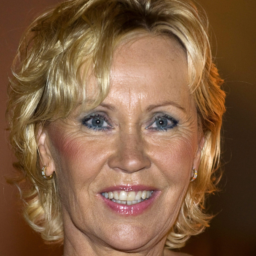
#> input picture Lab/Immagini/volto1.png, 256 x 256 px, found by its file name; its folder holds 8 pictures in this run
$ python '10)Esercizio3.2.4.py'
#> lines starting #> are read from the running program, lines starting #| are printed output that depends on the picture; long printed decimals are rounded
# -*- coding: utf-8 -*-

import numpy as np
import matplotlib.pyplot as plt
import skimage.io as io
import skimage.transform as tform
import skimage.exposure as exp
import scipy.ndimage as ndi
from pathlib import Path

path_immagini = Path(r"C:\Users\lucia\Desktop\FilePc\Uni\Magistrale\ESM\Laboratorio\Immagini")
plt.close('all')

"""Immagini sintetiche"""

def densitàLF(x, tau):
#> called with tau = 0.35
    H = np.log(np.abs(np.fft.fftshift(np.fft.fft2(x))))

    (M,N) = x.shape
#> M = 256; N = 256
    n = np.fft.fftshift(np.fft.fftfreq(N))
#> n = 256 values from -0.5 to 0.496
    m = np.fft.fftshift(np.fft.fftfreq(M))
#> m = 256 values from -0.5 to 0.496
    l,k = np.meshgrid(n, m)

    D = np.sqrt(l**2 + k**2)
    mask = (D <= tau)
    Y = mask * H

    sommaLF = np.sum(Y[Y > 0])
#> sommaLF = 60701
    sommaTotale = np.sum(H)
#> sommaTotale = 96750.3
    return sommaLF/sommaTotale

def leggi(file, tau):
    xRGB = np.float64(io.imread(path_immagini/file))/255
    plt.figure('originale'); plt.imshow(xRGB);

    "per trasformare in scala di grigi faccio semplicemente la media dei 3 canali"
    "np.mean(xRGB,2) fa la media lungo il 3 asse dell'immagine, ovvero lungo i 3 canali RGB"
    x = np.mean(xRGB,2)

    d = densitàLF(x,tau)
#> d = 0.627
    if (d < 0.7):
        print(f"l'immagine {file} è sintetica con densità = {d}")
#| l'immagine volto1.png è sintetica con densità = 0.6274
    else:
        print(f"l'immagine {file} è naturale con densità = {d}")

tau = 0.35
file1 = "volto1.png"
leggi(file1, tau)

file2 = "volto2.png"
leggi(file2, tau)
#> call 2 of leggi, with file = 'volto2.png', tau = 0.35
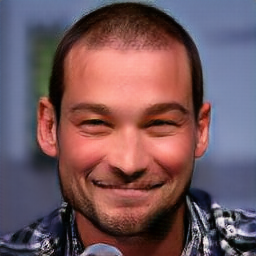
#> input picture Lab/Immagini/volto2.png, 256 x 256 px, found by its file name
#> in leggi (call 2), `d = densitàLF(x,tau)`: d = 0.588
#| l'immagine volto2.png è sintetica con densità = 0.5879

file3 = "volto3.png"
leggi(file3, tau)
#> call 3 of leggi, with file = 'volto3.png', tau = 0.35
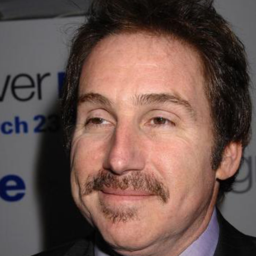
#> input picture Lab/Immagini/volto3.png, 256 x 256 px, found by its file name
#> call 3 of densitàLF, with tau = 0.35
#> in densitàLF (call 3), `Y = mask * H`:
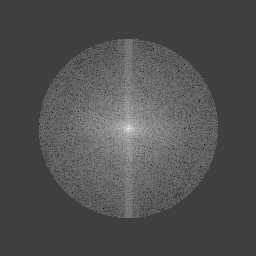
#> Y: shape (256, 256) float64; min -3.36, max 10.06, mean 0.851; drawn with min black and max white
#> in densitàLF (call 3), `sommaLF = np.sum(Y[Y > 0])`: sommaLF = 55965
#> in densitàLF (call 3), `sommaTotale = np.sum(H)`: sommaTotale = 76722.5
#> in leggi (call 3), `d = densitàLF(x,tau)`: d = 0.729
#| l'immagine volto3.png è naturale con densità = 0.7294

file4 = "volto4.png"
leggi(file4, tau)
#> call 4 of leggi, with file = 'volto4.png', tau = 0.35
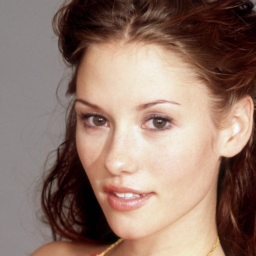
#> input picture Lab/Immagini/volto4.png, 256 x 256 px, found by its file name
#> in leggi (call 4), `x = np.mean(xRGB,2)`:
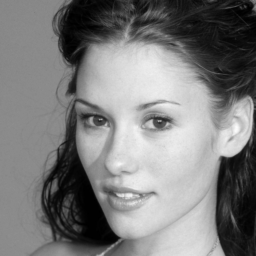
#> x: shape (256, 256) float64; min 0, max 0.987, mean 0.488
#> call 4 of densitàLF, with tau = 0.35
#> in densitàLF (call 4), `H = np.log(np.abs(np.fft.fftshift(np.fft.fft2(x))))`:
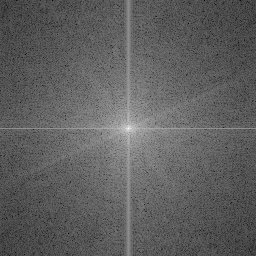
#> H: shape (256, 256) float64; min -4.3, max 10.37, mean 1.2; drawn with min black and max white
#> in densitàLF (call 4), `Y = mask * H`:
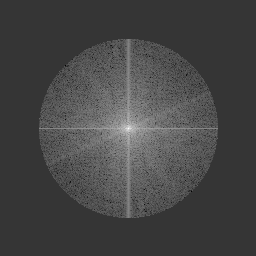
#> Y: shape (256, 256) float64; min -2.74, max 10.37, mean 0.848; drawn with min black and max white
#> in densitàLF (call 4), `sommaLF = np.sum(Y[Y > 0])`: sommaLF = 55818.2
#> in densitàLF (call 4), `sommaTotale = np.sum(H)`: sommaTotale = 78430.7
#> in leggi (call 4), `d = densitàLF(x,tau)`: d = 0.712
#| l'immagine volto4.png è naturale con densità = 0.7117
